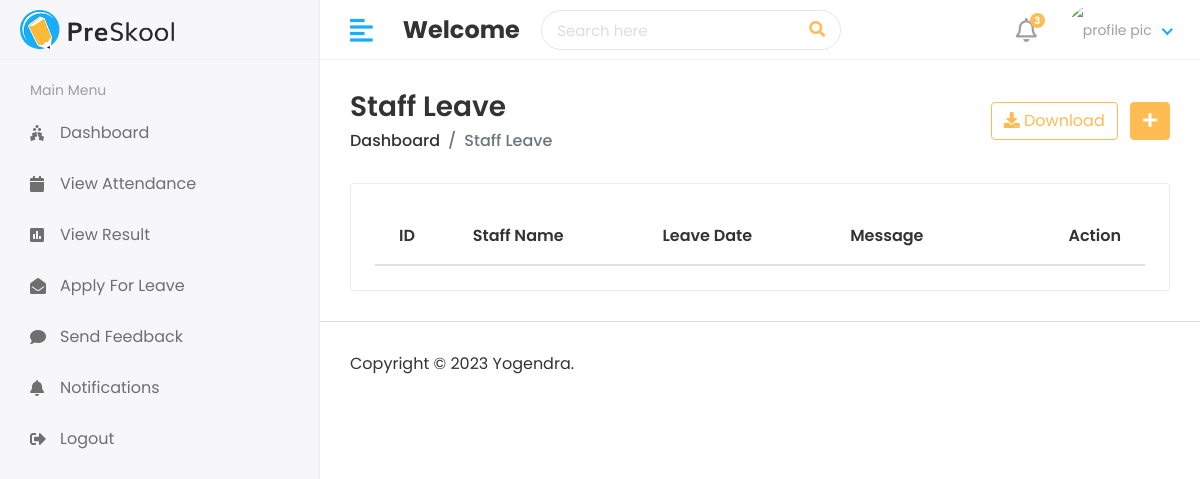
Page /hod/staff/leave-view/ on the earlier database version.
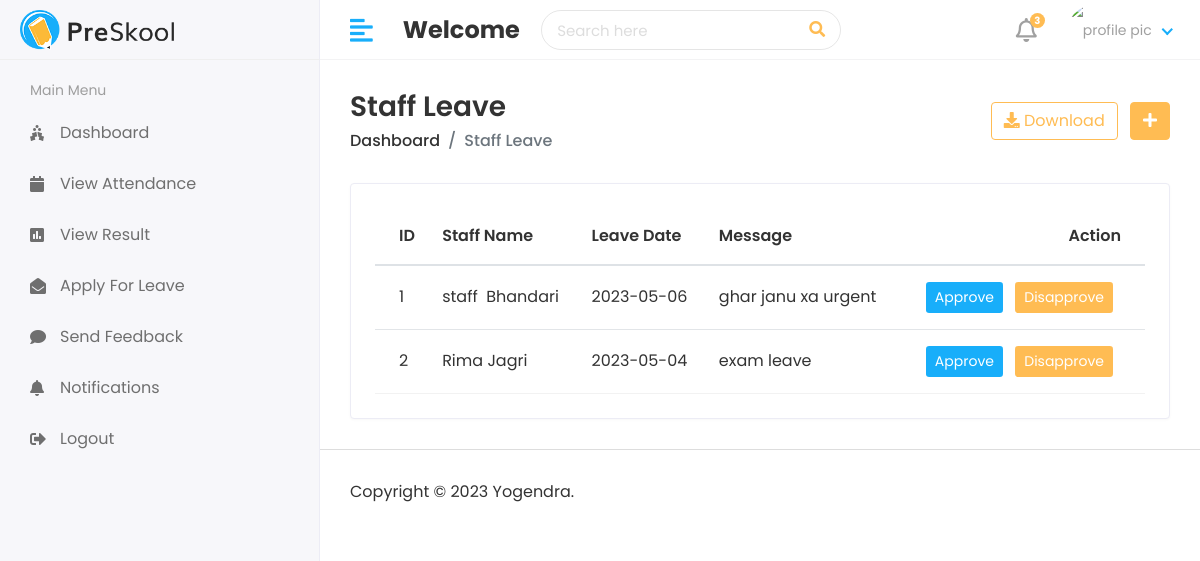
Same page on the later database version.
### app_attendance_system/models.py (models this page shows, shortened)
class Staff_Leave(models.Model):
    staff_id= models.ForeignKey(Staff, on_delete=models.CASCADE)
    date= models.CharField(max_length=100)
    message= models.TextField()
    status=models.IntegerField(default=0)
    created_at= models.DateTimeField(auto_now_add=True)
    updated_at=models.DateTimeField(auto_now=True)

class Staff(models.Model):
    admin=  models.OneToOneField(CustomUser, on_delete=models.CASCADE)
    address=models.TextField()
    gender=models.CharField(max_length=20)
    created_at=models.DateTimeField(auto_now_add=True)
    updated_at=models.DateTimeField(auto_now=True)

class CustomUser(AbstractUser):
    USER = {
        (1, 'HOD'),
        (2, 'STAFF'),
        (3, 'STUDENT'),
    }
    user_type= models.CharField(choices=USER, max_length=1, default=1)
    profile_pic = models.ImageField(upload_to='static/assets/img/profile_pic/')

### app_attendance_system/views.py (the view)
# urls.py: path("hod/staff/leave-view/", views.StaffLeaveView, name="staff-leave-view"),
def StaffLeaveView(request):
    staff= Staff_Leave.objects.all()
    context= {
        'staff':staff
    }
    return render(request, 'hod/staff_leave.html',context)

### templates/hod/staff_leave.html (shortened to what this page needs)
{% extends "layouts/master.html" %}
{% load static %}
{%block content %}
<div class="content container-fluid">
    <div class="page-header">
       <div class="row align-items-center">
          <div class="col">
             <h3 class="page-title">Staff Leave</h3>
             <ul class="breadcrumb">
                <li class="breadcrumb-item"><a href="index.html">Dashboard</a></li>
                <li class="breadcrumb-item active">Staff Leave</li>
             </ul>
          </div>
          <div class="col-auto text-right float-right ml-auto">
             <a href="#" class="btn btn-outline-primary mr-2"><i class="fas fa-download"></i> Download</a>
             <a href="add-student.html" class="btn btn-primary"><i class="fas fa-plus"></i></a>
          </div>
       </div>
    </div>
    <div class="row">
       <div class="col-sm-12">
          <div class="card card-table">
             <div class="card-body">
                <div class="table-responsive">
                   <table class="table table-hover table-center mb-0 " id="table_id">
                      <thead>
                         <tr>
                            <th>ID</th>
                            <th>Staff Name</th>
                            <th>Leave Date</th>
                            <th>Message</th>
                            <th class="text-right">Action</th>
                         </tr>
                      </thead>
                      <tbody>
                        {% for i in staff %}
                         <tr>
                            <td>{{ forloop.counter }}</td>
                            <td>{{i.staff_id.admin.first_name}}&nbsp;{{i.staff_id.admin.last_name}}</td>
                            <td>{{i.date}}</td>
                            <td>{{i.message}}</td>
                            <td class="text-right">
                               <div class="actions">
                                {% if i.status == 0 %}
                                <a href="{% url 'staff-approve-leave' i.id %}" class="btn btn-sm bg-success-light mr-2">
                                    Approve
                                    </a>
                                    <a href="{% url 'staff-disapprove-leave' i.id %}" class="btn btn-sm bg-danger-light mr-2">
                                Disapprove
                                </a>
                               {% elif i.status == 1 %}
                               <button type="button" class="btn btn-sm bg-success-light mr-2"  disabled="disabled">Approve </button>
                                {% else  %}
                                <button type="button" class="btn btn-sm bg-success-light mr-2"  disabled="disabled">Disapprove </button>
                                {% endif %}
                               </div>
                            </td>
                         </tr>
                         {% endfor %}
                      </tbody>
                   </table>
                </div>
             </div>
          </div>
       </div>
    </div>
 </div>
{% endblock %}

Differences in the rows shown:
added Staff_Leave: staff_id.admin.first_name "staff", staff_id.admin.last_name "Bhandari", date "2023-05-06", message "ghar janu xa urgent", status "Approve"
added Staff_Leave: staff_id.admin.first_name "Rima", staff_id.admin.last_name "Jagri", date "2023-05-04", message "exam leave", status "Approve"
